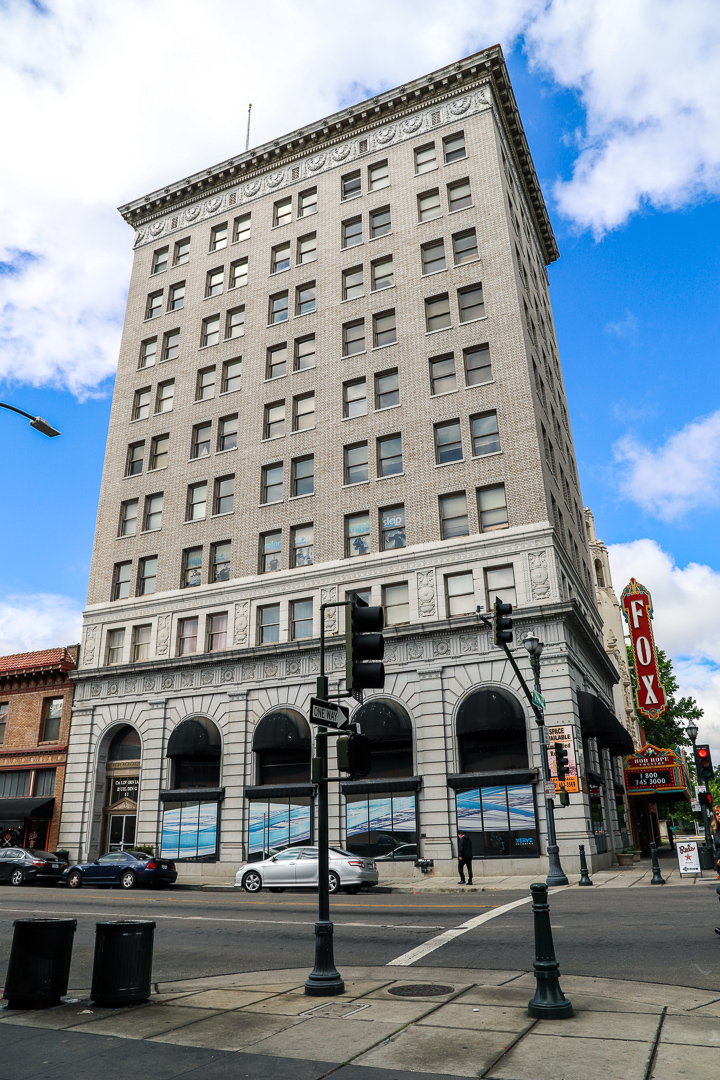
#> input picture assignment2/b.jpg, 720 x 1080 px
$ python perspective.py
#> lines starting #> are read from the running program, lines starting #| are printed output that depends on the picture
# importing the module
import cv2
import numpy as np

img = cv2.imread('b.jpg', 1)
#> img is the input picture: shape (1080, 720, 3); mean B, G, R 151.7, 144.9, 136.4
pts1 = np.float32([[118, 209], [497, 45], [86, 604], [548, 520]])
pts2 = np.float32([[100, 200], [500, 200], [100, 600], [500, 600]])
M = cv2.getPerspectiveTransform(pts1, pts2)
dst = cv2.warpPerspective(img, M, (720, 1080))
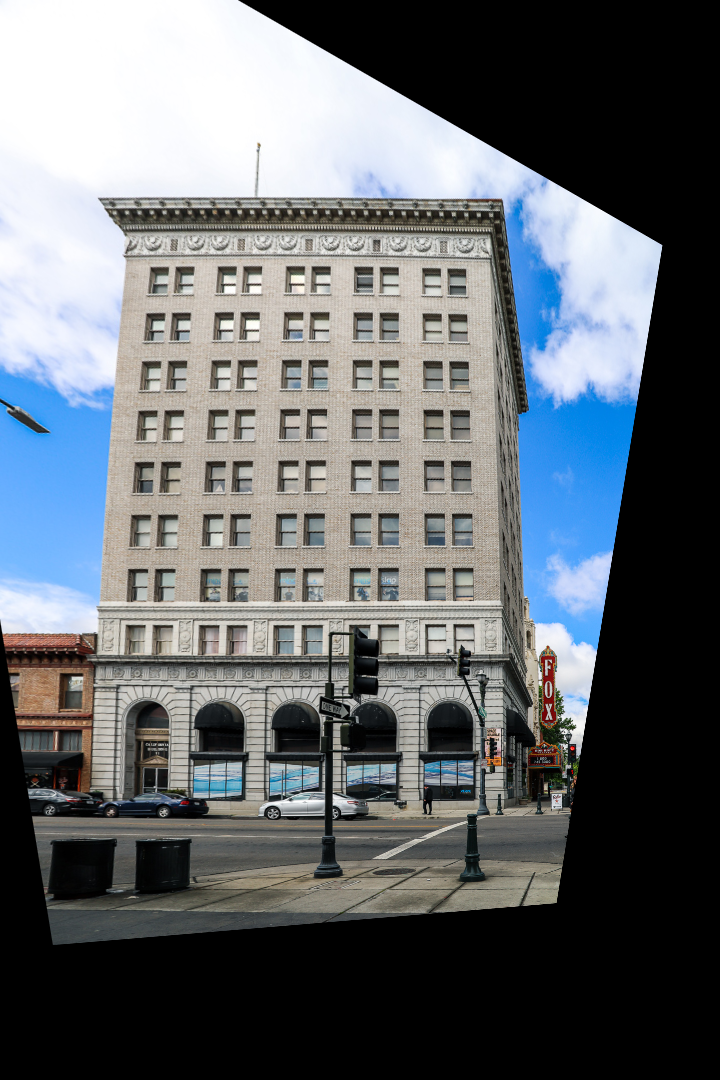
#> dst: shape (1080, 720, 3); mean B, G, R 109.6, 105.2, 100.3
cv2.imshow('output', dst)
cv2.imwrite('output.jpg', dst)
cv2.waitKey(0)
cv2.destroyAllWindows()

$ run again, with assignment2/LT.jpg copied over assignment2/b.jpg
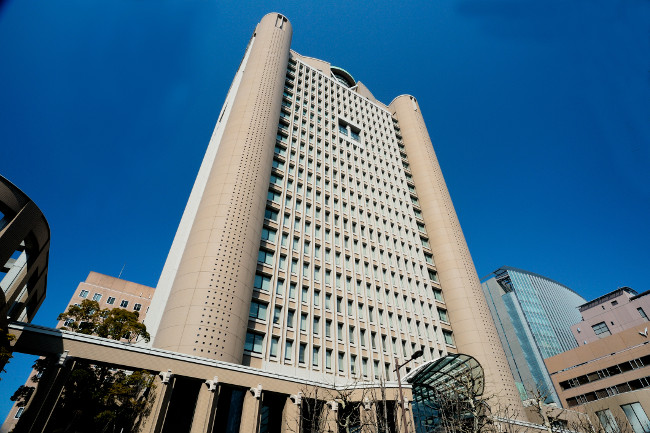
#> input picture assignment2/LT.jpg, 650 x 433 px
#> img is the input picture: shape (433, 650, 3); mean B, G, R 136.7, 111.6, 75.9
#> `dst = cv2.warpPerspective(img, M, (720, 1080))`:
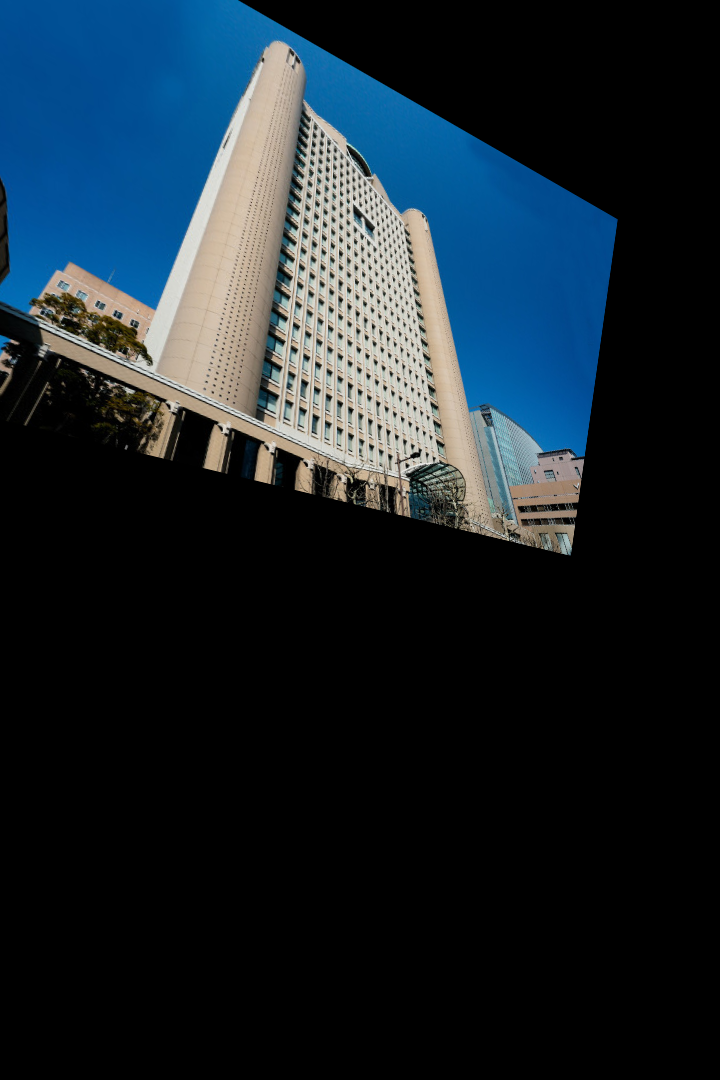
#> dst: shape (1080, 720, 3); mean B, G, R 45.4, 37.2, 25.4
